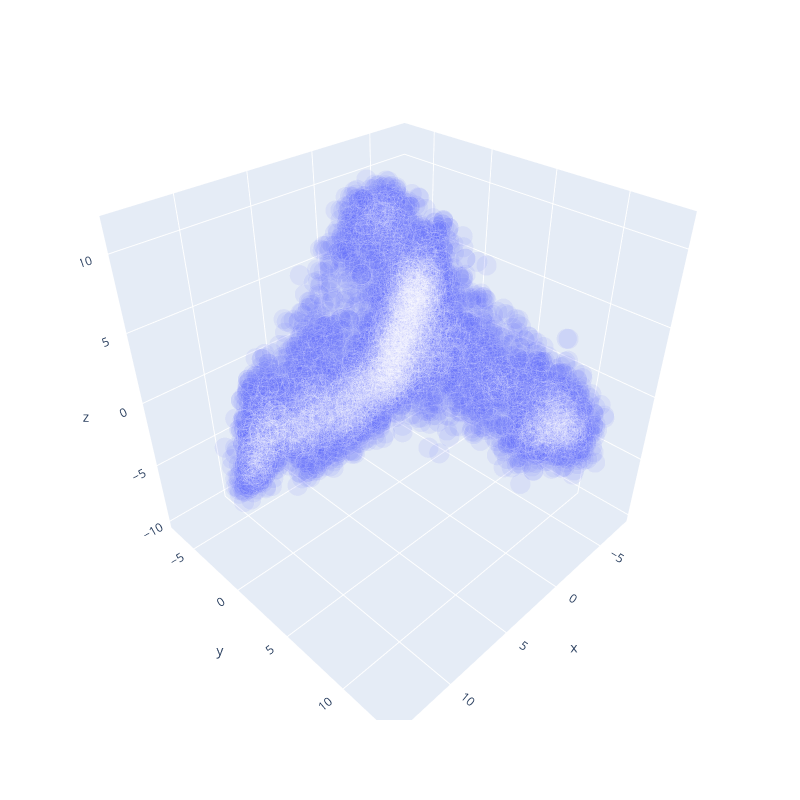

This figure's notebook cell:
### Markdown cell above
# Visualization

Running the following code block will create an interactive 3D PCA plot of the data extracted for the chosen word.

### Code cell
# Load the cached data for this word and ouput the sample size
with open(os.path.join(os.getcwd(), f'cache/{word}.pt'), 'rb') as FILE:
    tensor, metadata = torch.load(FILE)

num_samples = len(metadata)
print(f'Number of samples: {num_samples}')

# Preform PCA on the embedded vectors
pca = PCA(n_components = 3)
transformed_data = pca.fit_transform(tensor.to('cpu').numpy())

# Format the dataframe for display purposes
df = pd.concat([metadata.reset_index(), pd.DataFrame(transformed_data, columns=['x','y','z'])], axis = 1)
df['size'] = [0.1] * num_samples

# Display data
fig = px.scatter_3d(
    df, 
    x = 'x', 
    y = 'y', 
    z = 'z', 
    hover_name = 'context', 
    hover_data = ['title', 'author', 'authoryearofbirth'], 
    size = 'size', 
    opacity = 0.1, 
    width = 800, 
    height = 800
    )

fig.show()

df

### Figure 1 — Plotly figure (JSON) as saved in the notebook; plotly's stock layout.template omitted (floating-point values rounded to 4 significant figures; data arrays with more than 128 entries replaced by an {"elided": "..."} marker saying what was removed)
{"data": [{"customdata": {"elided": "9580x3 mixed values"}, "hovertemplate": "<b>%{hovertext}</b><br><br>x=%{x}<br>y=%{y}<br>z=%{z}<br>size=%{marker.size}<br>title=%{customdata[0]}<br>author=%{customdata[1]}<br>authoryearofbirth=%{customdata[2]}<extra></extra>", "hovertext": {"elided": "9580 str values"}, "legendgroup": "", "marker": {"color": "#636efa", "opacity": 0.1, "size": {"elided": "9580 float values"}, "sizemode": "area", "sizeref": 0.00025, "symbol": "circle"}, "mode": "markers", "name": "", "scene": "scene", "showlegend": false, "type": "scatter3d", "x": {"elided": "9580 float values"}, "y": {"elided": "9580 float values"}, "z": {"elided": "9580 float values"}}], "layout": {"height": 800, "legend": {"itemsizing": "constant", "tracegroupgap": 0}, "margin": {"t": 60}, "scene": {"domain": {"x": [0, 1], "y": [0, 1]}, "xaxis": {"title": {"text": "x"}}, "yaxis": {"title": {"text": "y"}}, "zaxis": {"title": {"text": "z"}}}, "width": 800}}
